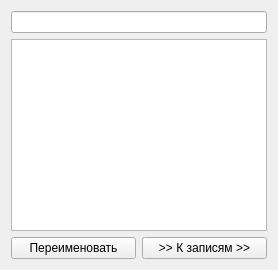
            <widget class="QWidget" name="tab_tag_search">
             <attribute name="title">
              <string>По тематике</string>
             </attribute>
             <layout class="QVBoxLayout" name="verticalLayout_16">
              <item>
               <layout class="QHBoxLayout" name="horizontalLayout_27">
                <item>
                 <widget class="QLineEdit" name="lineEdit_KnBaseSearchHahtag"/>
                </item>
               </layout>
              </item>
              <item>
               <widget class="QListView" name="listView_KnBaseHashtags"/>
              </item>
              <item>
               <layout class="QHBoxLayout" name="horizontalLayout_28">
                <item>
                 <widget class="QPushButton" name="pushButton_RenameHashtag">
                  <property name="enabled">
                   <bool>true</bool>
                  </property>
                  <property name="text">
                   <string>Переименовать</string>
                  </property>
                 </widget>
                </item>
                <item>
                 <widget class="QPushButton" name="pushButton_SwitchFromHashtagToRecords">
                  <property name="text">
                   <string>&gt;&gt; К записям &gt;&gt;</string>
                  </property>
                 </widget>
                </item>
               </layout>
              </item>
             </layout>
            </widget>
